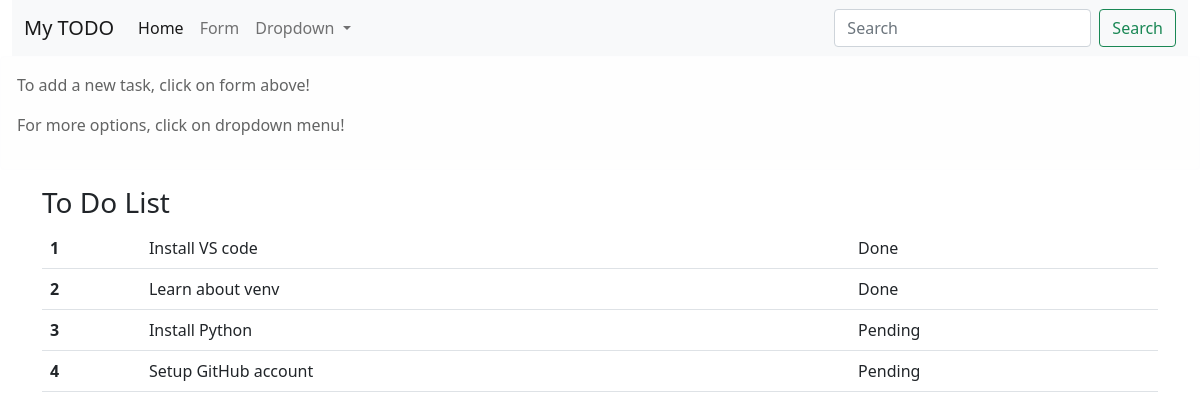
The page / on the database its author committed.
### tables this page shows
CREATE TABLE tasks (
            id INTEGER PRIMARY KEY AUTOINCREMENT,
            task TEXT NOT NULL,
            status TEXT DEFAULT 'Pending'
        );

### app.py (the view)
@app.route("/")
def index():
    with sqlite3.connect("todo.db", timeout=10) as conn:
        cursor = conn.cursor()
        cursor.execute("SELECT * FROM tasks")
        tasks = cursor.fetchall()
    return render_template("index.html", tasks=tasks)

### templates/index.html (shortened to what this page needs)
<!doctype html>
<html lang="en">
<head>
    <link href="https://cdn.jsdelivr.net/npm/bootstrap@5.0.2/dist/css/bootstrap.min.css" rel="stylesheet"
>
</head>
<body>
    <div class="container-fluid">
        <nav class="navbar navbar-expand-lg navbar-light bg-light">
            <div class="container-fluid">
                <a class="navbar-brand" href="http://localhost:5000/">My TODO</a>
                <div class="collapse navbar-collapse" id="navbarSupportedContent">
                    <ul class="navbar-nav me-auto mb-2 mb-lg-0">
                        <li class="nav-item">
                            <a class="nav-link active" aria-current="page" href="http://localhost:5000/">Home</a>
                        </li>
                        <li class="nav-item">
                            <a class="nav-link" href="http://localhost:5000/form">Form</a>
                        </li>
                        <li class="nav-item dropdown">
                            <a class="nav-link dropdown-toggle" href="#" id="navbarDropdown" role="button"
                                data-bs-toggle="dropdown" aria-expanded="false">
                                Dropdown
                            </a>
                        </li>
                    </ul>
                    <form class="d-flex">
                        <input class="form-control me-2" type="search" placeholder="Search" aria-label="Search">
                        <button class="btn btn-outline-success" type="submit">Search</button>
                    </form>
                </div>
            </div>
        </nav>
    </div>
    <div class="alert alert-light" role="alert">
        <p>To add a new task, click on form above!</p>
        <p>For more options, click on dropdown menu!</p>
    </div>
    <div class="container">
        <h3>To Do List</h3>
        <table class="table table-hover">
            <tbody>
                {% for task in tasks %}
                <tr>
                    <th scope="row">{{ loop.index }}</th>
                    <td>{{ task[1] }}</td>
                    <td>{{ task[2] }}</td>
                </tr>
                {% endfor %}
            </tbody>
        </table>
    </div>
</body>
</html>

### rows shown on the page
tasks: task "Install VS code", status "Done"
tasks: task "Learn about venv", status "Done"
tasks: task "Install Python", status "Pending"
tasks: task "Setup GitHub account", status "Pending"
